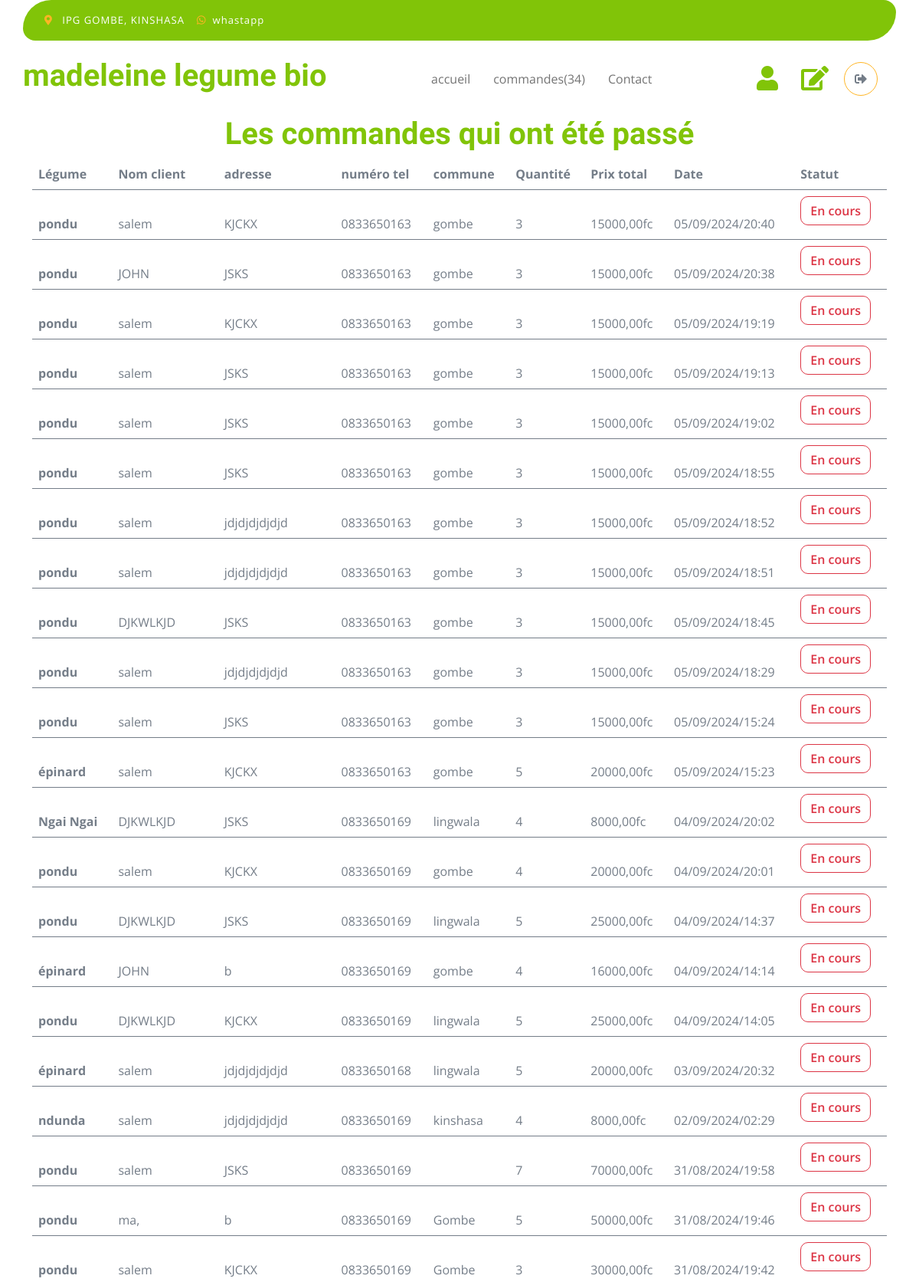
The app's page /accounts/seeallcommands/ (signed in, upper part) with its own data.
### vegetable_shop/models.py (models this page shows, shortened)
class Command(models.Model):
    user = models.ForeignKey(User, on_delete=models.CASCADE, default=1)
    vegetable = models.ForeignKey('Vegetable', on_delete=models.CASCADE)
    quantity = models.IntegerField()
    amount = models.DecimalField(max_digits=10, decimal_places=2, default=0)
    name_client = models.CharField(max_length=100)
    commune_client = models.CharField(max_length=200)
    address_client = models.CharField(max_length=200)
    date_command = models.DateTimeField(default=datetime.now)
    statut = models.CharField(max_length=50, default='En cours')

class Vegetable(models.Model):
       name = models.CharField(max_length=100)
       description = models.TextField()
       picture = models.ImageField(upload_to='pictures', blank=True)
       price = models.DecimalField(max_digits=10, decimal_places=2)
       stock = models.IntegerField()
       date_add = models.DateTimeField(auto_now_add=True)
       def __str__(self):
           return self.name

### accounts/models.py (models this page shows, shortened)
class Profile(models.Model):
    user = models.OneToOneField(User, on_delete=models.CASCADE)
    phone_number = models.CharField(max_length=15, blank=True)
    commune =  models.CharField(max_length=100, blank=True)

### accounts/views.py (the view)
# urls.py: path('seeallcommands/', views.seeallcommands, name='seeallcommands'),
@permission_required('vegetable_shop.change_command')
def seeallcommands(request):
    ongoing_commands = Command.objects.filter(statut='En cours').order_by('-date_command')
    other_commands = Command.objects.exclude(statut='En cours').order_by('-date_command')
    all_commands = list(ongoing_commands) + list(other_commands)
    total_commands = Command.objects.filter(statut= 'En cours').count()
    return render(request, 'accounts/seeallcommands.html', {'commands': all_commands, 'total_commands': total_commands})

### accounts/templates/accounts/seeallcommands.html (shortened to what this page needs)
{% load static %}
<!DOCTYPE html>
<html lang="en">
    <head>
        <link rel="stylesheet" href="https://use.fontawesome.com/releases/v5.15.4/css/all.css"/>
        <link href="https://cdn.jsdelivr.net/npm/bootstrap-icons@1.4.1/font/bootstrap-icons.css" rel="stylesheet">
        <link href="https://cdnjs.cloudflare.com/ajax/libs/animate.css/4.1.1/animate.min.css" rel="stylesheet">
        <link href="https://unpkg.com/aos@2.3.1/dist/aos.css" rel="stylesheet">
        <link href="{% static 'css/bootstrap.min.css' %}" rel="stylesheet">
        <link href="{% static 'css/style.css' %}" rel="stylesheet">
    </head>
    <body>
        <div class="container-fluid fixed-top">
            <div class="container topbar bg-primary d-none d-lg-block">
                <div class="d-flex justify-content-between">
                    <div class="top-info ps-2">
                        <small class="me-3"><i class="fas fa-map-marker-alt me-2 text-secondary"></i> <a href="#" class="text-white">IPG GOMBE, KINSHASA</a></small>
                        <small class="me-3"><i class="fab fa-whatsapp me-2 text-secondary"></i><a href="https://wa.me/243810589288" class="text-white">whastapp</a></small>
                    </div>
                </div>
            </div>
            <div class="container px-0">
                <nav class="navbar navbar-light bg-white navbar-expand-xl">
 <a href="/" class="navbar-brand"><h1 class="text-primary display-6 animate__animated animate__fadeInLeft">madeleine legume bio</h1></a>
                    <div class="collapse navbar-collapse bg-white" id="navbarCollapse">
                        <div class="navbar-nav mx-auto">
                            <a href="{% url 'vegetable_shop:index' %}" class="nav-item nav-link animate__animated animate__fadeInDown">accueil</a>
                            {% if user.is_staff %}
                            <a href="{% url 'accounts:seeallcommands' %}" class="nav-item nav-link animate__animated animate__fadeInDown" style="animation-delay: 0.1s;">commandes({{total_commands}})</a>
                            {% else %}
                            <a href="{% url 'vegetable_shop:commands' %}" class="nav-item nav-link animate__animated animate__fadeInDown" style="animation-delay: 0.1s;">commandes</a>
                            {% endif %}
                            <a href="{% url 'vegetable_shop:contact' %}" class="nav-item nav-link animate__animated animate__fadeInDown" style="animation-delay: 0.2s;">Contact</a>
                        </div>
                        <div class="d-flex m-3 me-0">
                            {% if user.is_staff %}
                            <a href="{% url 'accounts:add_user_staff' %}" class="my-auto animate__animated animate__fadeInRight">
                                <i class="fas fa-user fa-2x"></i>
                            </a>
                            {% else %}
                            <a href="{% url 'accounts:seecommands' %}" class="my-auto animate__animated animate__fadeInRight">
                                <i class="fas fa-user fa-2x"></i>
                            </a>
                            {% endif %}
                            {% if user.is_staff %}
                            <a href="{% url 'accounts:editsite' %}" class="my-auto animate__animated animate__fadeInRight" style="margin-left: 30px; margin-right: 20px; animation-delay: 0.1s;">
                                <i class="fas fa-edit fa-2x"></i>
                            </a>
                            {% endif %}
                            {% if user.is_authenticated %}
                                {% with icon='fas fa-sign-out-alt' %}
                                    <a href="{% url 'accounts:logout' %}" class="btn-search btn border border-secondary btn-md-square rounded-circle bg-white me-4 animate__animated animate__fadeInRight" style="animation-delay: 0.3s;">
                                        <i class="{{ icon }}"></i>
                                    </a>
                                {% endwith %}
                            {% else %}
                                {% with icon='fas fa-sign-in-alt' %}
                                    <a href="{% url 'accounts:login' %}" class="btn-search btn border border-secondary btn-md-square rounded-circle bg-white me-4 animate__animated animate__fadeInRight" style="animation-delay: 0.3s;">
                                        <i class="{{ icon }}"></i>
                                    </a>
                                {% endwith %}
                            {% endif %}
                        </div>
                    </div>
                </nav>
            </div>
        </div>
        <div class="container py-5 mt-5" id="seecommands" style="position:relative; top: 55px;">
            {% block content %}
            <h1 class="text-primary text-center animate__animated animate__fadeInDown">Les commandes qui ont été passé</h1>
            <div class="table-responsive animate__animated animate__fadeIn" style="animation-delay: 0.5s;">
                <table class="table">
                    <thead>
                      <tr>
                        <th scope="col">Légume</th>
                        <th scope="col">Nom client</th>
                        <th scope="col">adresse</th>
                        <th scope="col">numéro tel</th>
                        <th scope="col">commune</th>
                        <th scope="col">Quantité</th>
                        <th scope="col">Prix total</th>
                        <th scope="col">Date</th>
                        <th scope="col">Statut</th>
                      </tr>
                    </thead>
                    {% for command in commands %}
                    <tbody>
                        <tr class="animate__animated animate__fadeInUp" >
                            <th scope="row">
                                <p class="mb-0 mt-4">{{command.vegetable}}</p>
                            </th>
                            <td>
                                <p class="mb-0 mt-4">{{ command.name_client }}</p>
                            </td>
                            <td>
                                <p class="mb-0 mt-4">{{command.address_client}}</p>
                            </td>
                            <td>
                                <p class="mb-0 mt-4">{{command.user.profile.phone_number}}</p>
                            </td>
                            <td>
                                <p class="mb-0 mt-4">{{command.commune_client}}</p>
                            </td>
                            <td>
                               <p class="mb-0 mt-4">{{command.quantity}}</p>
                            </td>
                            <td>
                                <p class="mb-0 mt-4"> {{command.amount}}fc </p>
                            </td>
                            <td>
                                <p class="mb-0 mt-4"> {{ command.date_command|date:"d/m/Y/H:i" }} </p>
                            </td>
                            {% if command.statut == 'effectué' %}
                            {% with color_statut='btn-link' %}
                                <td>
                                    <a href="{% url 'accounts:update_status' command.id %}" class="btn {{ color_statut }} statut animate__animated animate__pulse animate__infinite" data-id="{{ command.id }}"> {{ command.statut }} </a>
                                </td>
                            {% endwith %}
                        {% else %}
                            {% with color_statut='btn-outline-danger' %}
                                <td>
                                    <a href="{% url 'accounts:update_status' command.id %}" class="btn {{ color_statut }} statut animate__animated animate__pulse animate__infinite" data-id="{{ command.id }}"> {{ command.statut }} </a>
                                </td>
                            {% endwith %}
                        {% endif %}
                        </tr>
                    </tbody>
                    {% empty %}
                    <h3 class="text-center animate__animated animate__fadeIn" style="animation-delay: 0.5s;">Aucune commande n'a encore été passée</h3>
                    {% endfor %}
                </table>
            </div>
            {% endblock %}
        </div>
</body>
</html>

### static/css/style.css (style rules this page uses)
.btn { font-weight: 600; transition: .5s; }
.btn-md-square { width: 44px; height: 44px; }
.btn-square, .btn-sm-square, .btn-md-square, .btn-lg-square { padding: 0; display: flex; align-items: center; justify-content: center; font-weight: normal; }
.btn.border-secondary { transition: 0.5s; }
.fixed-top { transition: 0.5s; background: var(--bs-white); border: 0; }
.topbar { padding: 20px; border-radius: 230px 100px; }
.topbar .top-info { font-size: 15px; line-height: 0; letter-spacing: 1px; display: flex; align-items: center; }
.navbar .navbar-nav .nav-link { padding: 10px 15px; font-size: 16px; transition: .5s; }
.navbar { height: 100px; border-bottom: 1px solid rgba(255, 255, 255, .1); }

### records on screen
Command: vegetable "pondu", name_client "salem", address_client "KJCKX", user.profile.phone_number "0833650163", commune_client "gombe", quantity "3", amount "15000,00", date_command "05/09/2024/20:40", statut "En cours"
Command: vegetable "pondu", name_client "JOHN", address_client "JSKS", user.profile.phone_number "0833650163", commune_client "gombe", quantity "3", amount "15000,00", date_command "05/09/2024/20:38", statut "En cours"
Command: vegetable "pondu", name_client "salem", address_client "KJCKX", user.profile.phone_number "0833650163", commune_client "gombe", quantity "3", amount "15000,00", date_command "05/09/2024/19:19", statut "En cours"
Command: vegetable "pondu", name_client "salem", address_client "JSKS", user.profile.phone_number "0833650163", commune_client "gombe", quantity "3", amount "15000,00", date_command "05/09/2024/19:13", statut "En cours"
Command: vegetable "pondu", name_client "salem", address_client "JSKS", user.profile.phone_number "0833650163", commune_client "gombe", quantity "3", amount "15000,00", date_command "05/09/2024/19:02", statut "En cours"
Command: vegetable "pondu", name_client "salem", address_client "JSKS", user.profile.phone_number "0833650163", commune_client "gombe", quantity "3", amount "15000,00", date_command "05/09/2024/18:55", statut "En cours"
Command: vegetable "pondu", name_client "salem", address_client "jdjdjdjdjdjd", user.profile.phone_number "0833650163", commune_client "gombe", quantity "3", amount "15000,00", date_command "05/09/2024/18:52", statut "En cours"
Command: vegetable "pondu", name_client "salem", address_client "jdjdjdjdjdjd", user.profile.phone_number "0833650163", commune_client "gombe", quantity "3", amount "15000,00", date_command "05/09/2024/18:51", statut "En cours"
Command: vegetable "pondu", name_client "DJKWLKJD", address_client "JSKS", user.profile.phone_number "0833650163", commune_client "gombe", quantity "3", amount "15000,00", date_command "05/09/2024/18:45", statut "En cours"
Command: vegetable "pondu", name_client "salem", address_client "jdjdjdjdjdjd", user.profile.phone_number "0833650163", commune_client "gombe", quantity "3", amount "15000,00", date_command "05/09/2024/18:29", statut "En cours"
Command: vegetable "pondu", name_client "salem", address_client "JSKS", user.profile.phone_number "0833650163", commune_client "gombe", quantity "3", amount "15000,00", date_command "05/09/2024/15:24", statut "En cours"
Command: vegetable "épinard", name_client "salem", address_client "KJCKX", user.profile.phone_number "0833650163", commune_client "gombe", quantity "5", amount "20000,00", date_command "05/09/2024/15:23", statut "En cours"
Command: vegetable "Ngai Ngai", name_client "DJKWLKJD", address_client "JSKS", user.profile.phone_number "0833650169", commune_client "lingwala", quantity "4", amount "8000,00", date_command "04/09/2024/20:02", statut "En cours"
Command: vegetable "pondu", name_client "salem", address_client "KJCKX", user.profile.phone_number "0833650169", commune_client "gombe", quantity "4", amount "20000,00", date_command "04/09/2024/20:01", statut "En cours"
Command: vegetable "pondu", name_client "DJKWLKJD", address_client "JSKS", user.profile.phone_number "0833650169", commune_client "lingwala", quantity "5", amount "25000,00", date_command "04/09/2024/14:37", statut "En cours"
Command: vegetable "épinard", name_client "JOHN", address_client "b", user.profile.phone_number "0833650169", commune_client "gombe", quantity "4", amount "16000,00", date_command "04/09/2024/14:14", statut "En cours"
Command: vegetable "pondu", name_client "DJKWLKJD", address_client "KJCKX", user.profile.phone_number "0833650169", commune_client "lingwala", quantity "5", amount "25000,00", date_command "04/09/2024/14:05", statut "En cours"
Command: vegetable "épinard", name_client "salem", address_client "jdjdjdjdjdjd", user.profile.phone_number "0833650168", commune_client "lingwala", quantity "5", amount "20000,00", date_command "03/09/2024/20:32", statut "En cours"
Command: vegetable "ndunda", name_client "salem", address_client "jdjdjdjdjdjd", user.profile.phone_number "0833650169", commune_client "kinshasa", quantity "4", amount "8000,00", date_command "02/09/2024/02:29", statut "En cours"
Command: vegetable "pondu", name_client "salem", address_client "JSKS", user.profile.phone_number "0833650169", quantity "7", amount "70000,00", date_command "31/08/2024/19:58", statut "En cours"
Command: vegetable "pondu", name_client "ma,", address_client "b", user.profile.phone_number "0833650169", commune_client "Gombe", quantity "5", amount "50000,00", date_command "31/08/2024/19:46", statut "En cours"
Command: vegetable "pondu", name_client "salem", address_client "KJCKX", user.profile.phone_number "0833650169", commune_client "Gombe", quantity "3", amount "30000,00", date_command "31/08/2024/19:42", statut "En cours"

### other values on screen
{{ total_commands }} "34"
